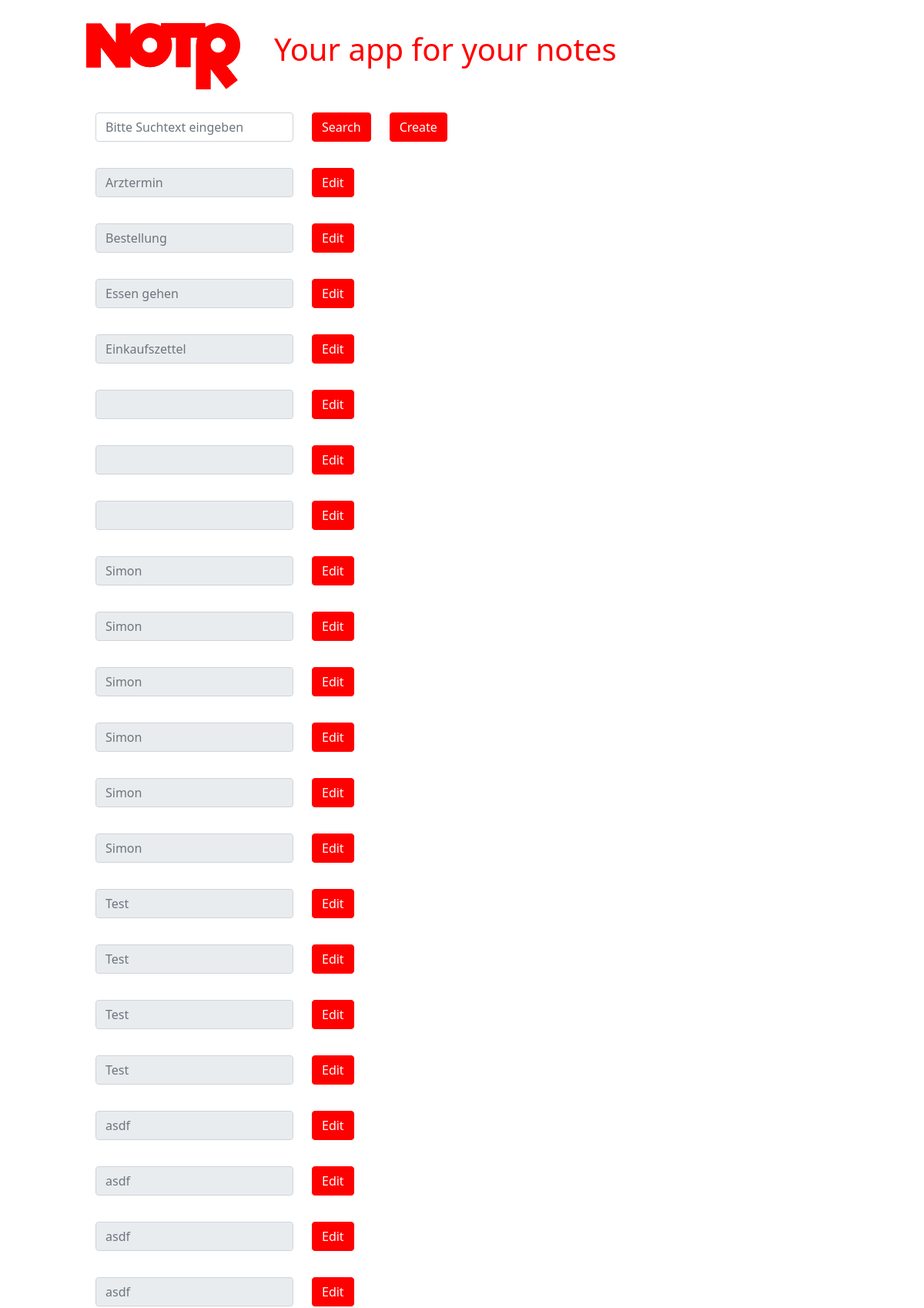
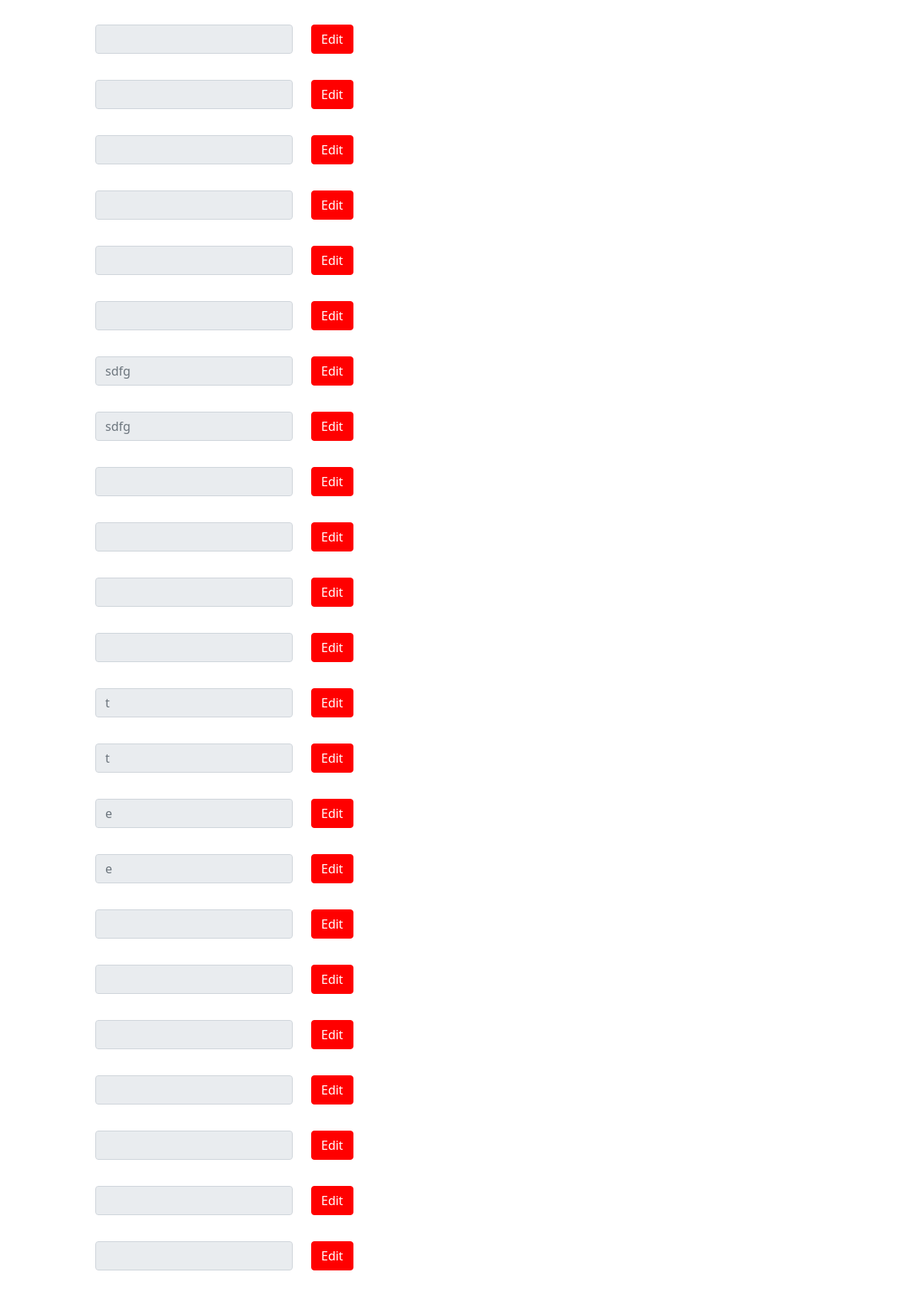
The page / (upper part) on the database its author committed (2 pictures, top to bottom).
### tables this page shows
CREATE TABLE `notizen` (
  `ID` int(11) NOT NULL AUTO_INCREMENT,
  `title` varchar(80) NOT NULL,
  `password_check` tinyint(1) NOT NULL,
  `password` varchar(34) DEFAULT NULL,
  `alarm` datetime DEFAULT NULL,
  `deleted` tinyint(1) NOT NULL,
  `updated` datetime NOT NULL,
  PRIMARY KEY (`ID`)
);

### index.php (the view, shortened to what this page needs)
<?php include('structure/header.php'); ?>
<div class="container">
  <div class="row">
    <div class="col-auto" style="padding-bottom:10px;">
		<form method="get" action="result.php">
        <input class="form-control" type="text" id="search" name="search" placeholder="Bitte Suchtext eingeben">
    </div>
    <div class="col-auto">
		<button class="btn btn-danger" type="submit">Search</button>
    </div>
    <div class="col-auto">
		<form method="get" action="create.php">
		<button class="btn btn-danger" type="submit">Create</button>
		 </form>
    </div>
  </div>
</div>
<br>
<div class="container">
<?php
    $sql = "SELECT * FROM notizen";
    foreach ($db->query($sql) as $row)
    {
      echo'<div class="row">';
	  	  echo'<div class="col-auto">';
           echo' <input class="form-control" type="text" placeholder="'.$row['title'].'" aria-label="readonly input example" readonly>';
        echo'</div>';
        echo'<div class="col-auto">';
           echo' <a href="edit.php?id='.$row['ID'].'"><button class="btn btn-danger">Edit</button></a>';
        echo'</div>';
  		echo'</div>';
      echo'<br>';
    }
?>
</div>
<?php include('structure/footer.php'); ?>

### css/main.css (style rules this page uses)
.main-body { margin: 0 auto; max-width: 1000px; }
.col-auto { padding-bottom: 10px; }
.btn-danger { background-color: #FF0000; border-color: #FF0000; }

### rows shown on the page
notizen: title "Arztermin"
notizen: title "Bestellung"
notizen: title "Essen gehen"
notizen: title "Einkaufszettel"
notizen: title "Simon"
notizen: title "Simon"
notizen: title "Simon"
notizen: title "Simon"
notizen: title "Simon"
notizen: title "Simon"
notizen: title "Test"
notizen: title "Test"
notizen: title "Test"
notizen: title "Test"
notizen: title "asdf"
notizen: title "asdf"
notizen: title "asdf"
notizen: title "asdf"
notizen: title "sdfg"
notizen: title "sdfg"
notizen: title "t"
notizen: title "t"
notizen: title "e"
notizen: title "e"
